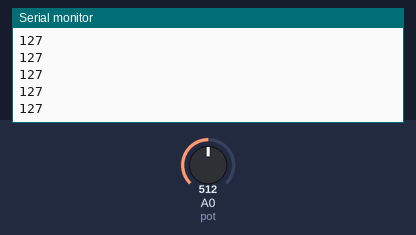
Recording of a sketch running on a simulated Arduino Uno, built with avr-gcc and run on an emulated ATmega328P. Parts: the last lines printed to the serial monitor. The inputs (shaded band) are chosen by the test bench; at power-on: A0 (pot) = 512.

Above: at 1.2 s.
1.3 s: A0 (pot) set to 716
At 1.8 s:
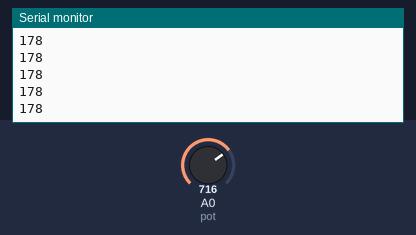
2.8 s: A0 (pot) set to 900
At 3.8 s:
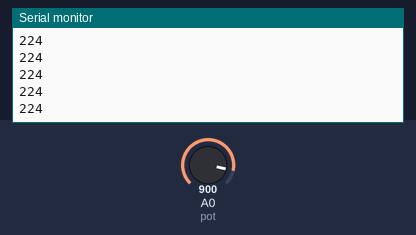
Timing chart, 0 to 5.8 s (numbered marks = the images above; inputs shaded):
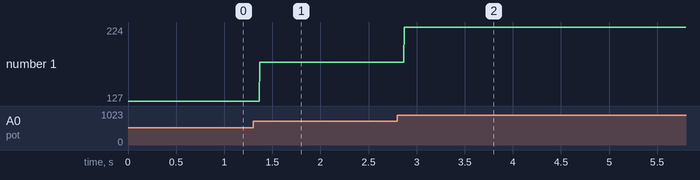

Measured:
- after the input at 1.3 s, the serial monitor: prints a new line after 0.07 s (image 1)
- after the input at 2.8 s, the serial monitor: prints a new line after 0.07 s (image 2)
- plotted number 1: 127 → 178 after the input at 1.3 s, 178 → 224 after the input at 2.8 s

The sketch:

testpot.ino
```cpp
const int bridge = 9;
const int gate1 = 3;
const int gate2 = 4;
const int pot = A0;
int val = 0;

void setup() {
  // put your setup code here, to run once:
  Serial.begin(9600);
}

void loop() {
  // put your main code here, to run repeatedly:
  val = analogRead(pot);
  val = map(val, 0, 1023, 0, 255);
  Serial.println(val);
}
```
